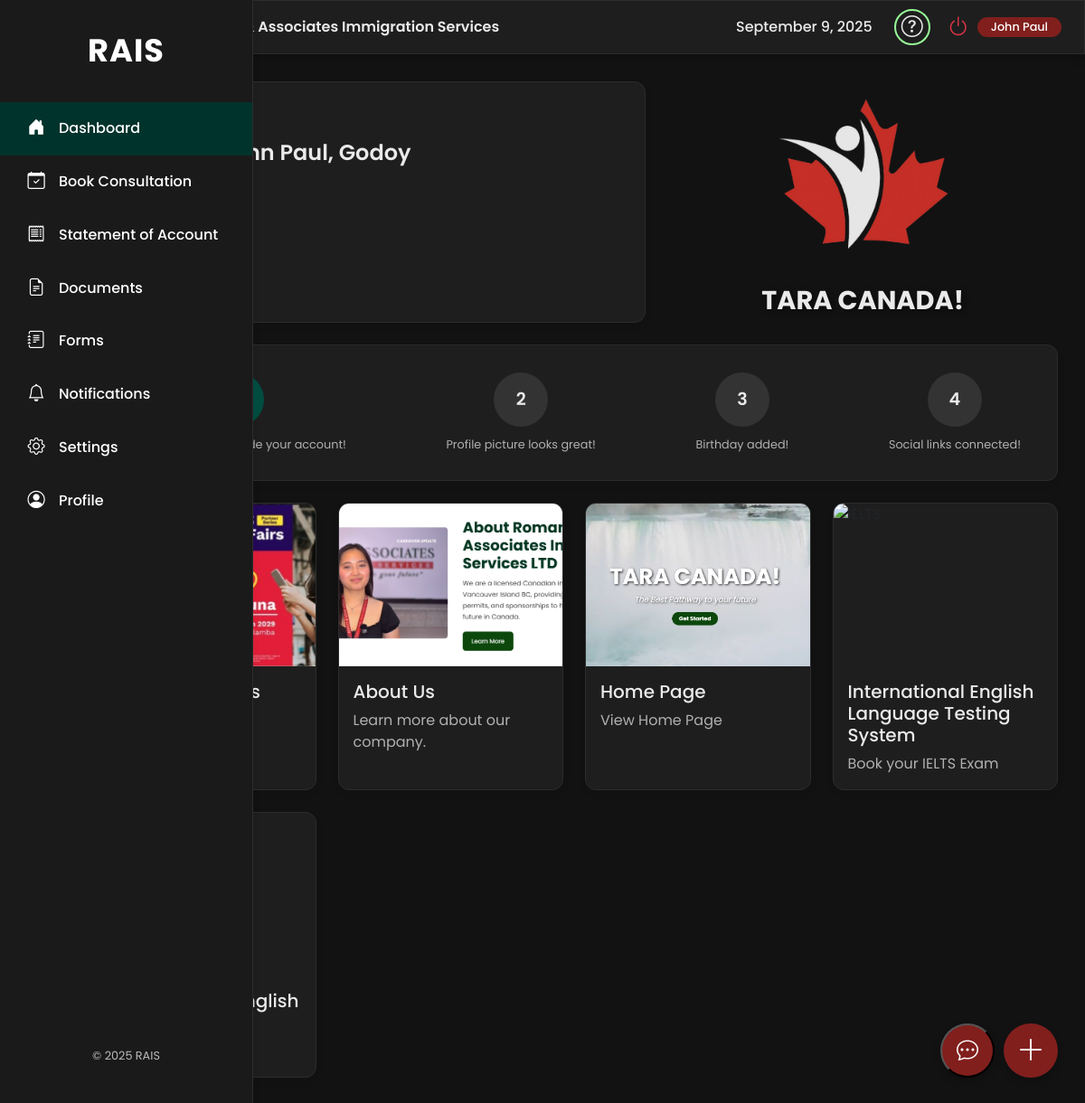
The app's page /user/dashboard.php (signed in), older data.
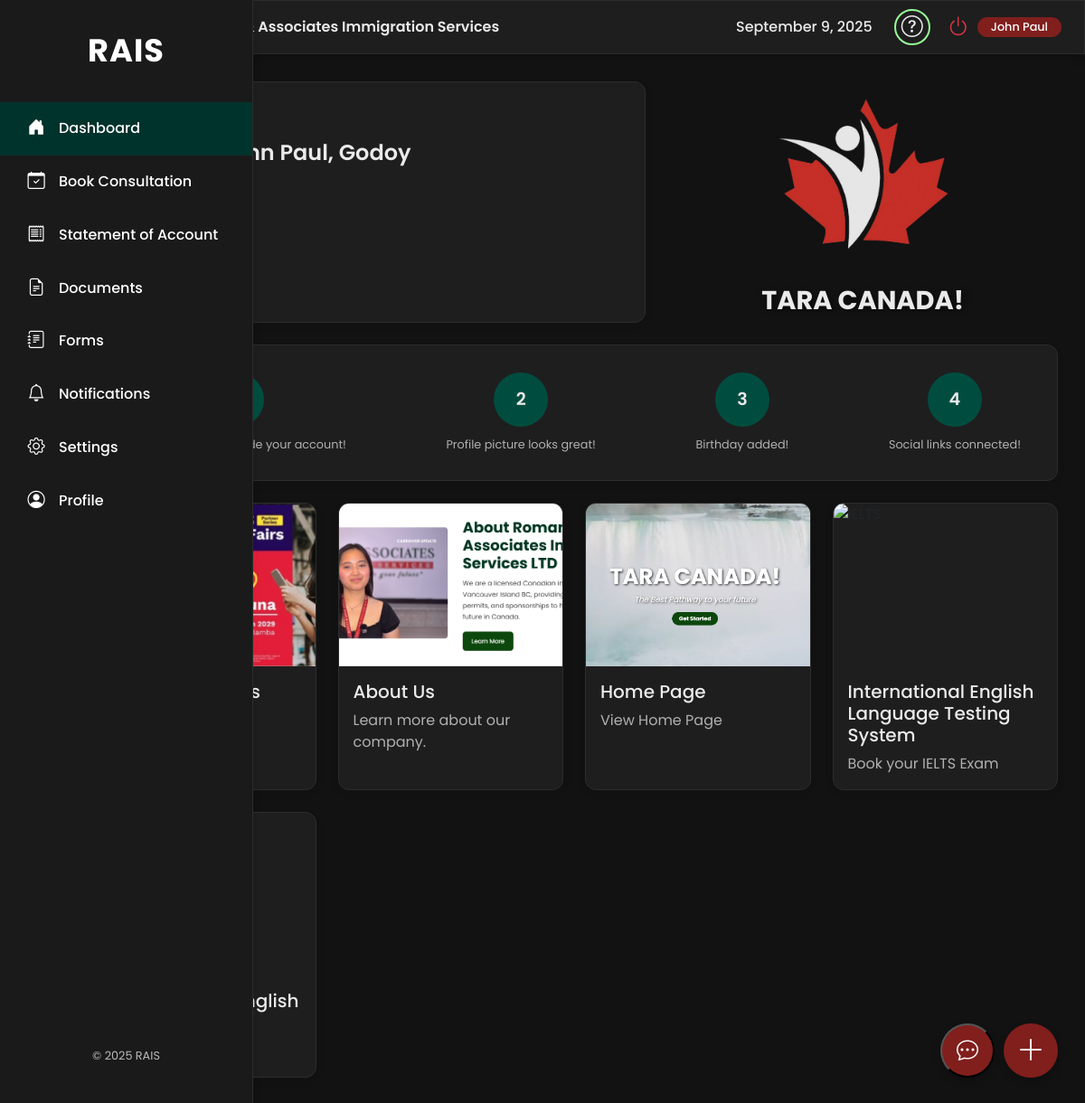
The same page, newer data.
### user/dashboard.php (the view, shortened to what the changed rows need)
<?php
include_once '../config.php';
$userId = $_SESSION['id'];
$stmt = $conn->prepare("SELECT firstName, lastName, phone, birthday, profileImage, facebook, instagram, gmail, dark_mode, profile_picture_uploaded, birthday_added, social_links_added, has_seen_tour FROM users WHERE id = ?");
$stmt->bind_param("i", $userId);
$stmt->execute();
$result = $stmt->get_result();
$dbUserData = $result->fetch_assoc();
if (!$dbUserData) {
    $dbUserProfile = [
        'firstName' => 'User', 'lastName' => 'Not Found', 'phone' => '',
        'birthday' => '', 'profileImage' => null, 'facebook' => '',
        'instagram' => '', 'gmail' => ''
    ];
    $darkModeEnabled = false;
    $profilePictureUploaded = false;
    $birthdayAdded = false;
    $socialLinksAdded = false;
    $hasSeenTour = true;
} else {
    $darkModeEnabled = (bool)$dbUserData['dark_mode'];
}
?>
<!doctype html>
<html lang="en">
<head>
    <link href="https://cdn.jsdelivr.net/npm/bootstrap@5.3.3/dist/css/bootstrap.min.css" rel="stylesheet">
    <link rel="stylesheet" href="https://cdn.jsdelivr.net/npm/bootstrap-icons@1.11.3/font/bootstrap-icons.min.css">
</head>
<body class="<?php echo $darkModeEnabled ? 'dark-mode' : ''; ?>">
</body>
</html>

Row changes from the older to the newer data that the page shows:
changed users "John Paul": profile_picture_uploaded 0 → 1 (drawn); birthday_added 0 → 1 (drawn); social_links_added 0 → 1 (drawn)
